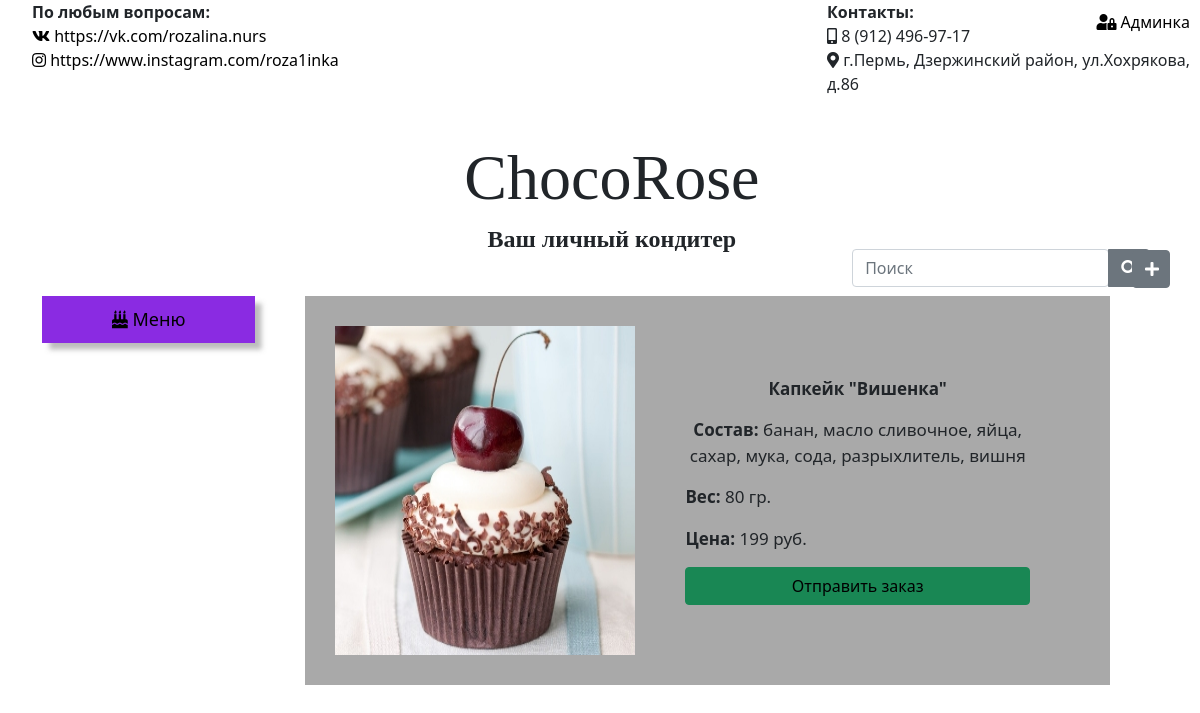
The page /bakery/7 on the database its author committed.
### bakeryapp/models.py (models this page shows, shortened)
class Bakery(models.Model):
    category=models.ForeignKey(BakeryCategory, on_delete=models.CASCADE, default=1, verbose_name="Kатегория выпечки")
    name=models.CharField(max_length=255, verbose_name="Название выпечки")
    text=models.TextField(max_length=255, verbose_name="Состав выпечки")
    weight=models.IntegerField(verbose_name="Вес выпечки")
    image=models.ImageField(verbose_name="Картинка выпечки", blank=True)
    price = models.IntegerField(verbose_name="Цена выпечки")
    class Meta:
        verbose_name = 'Конкретная выпечка'
        verbose_name_plural = 'Конкретные выпечки'

class BakeryCategory(models.Model):
    name = models.CharField(verbose_name="Категория выпечки", max_length=255)
    def __str__(self):
        return self.name
    class Meta:
        verbose_name = 'Категория выпечки'
        verbose_name_plural = 'Категория выпечки'

### bakeryapp/views.py (the view)
# urls.py: path('bakery/<int:pk>', views.BakeryDetailView.as_view(), name='bakery_detail'),
class BakeryDetailView (DetailView):
    model=Bakery
    template_name = 'details_view.html'
    context_object_name = 'bakery'

### bakeryapp/templates/details_view.html (shortened to what this page needs)
{% extends 'layout.html' %}
{% block content %}
 <div class="bakery-row">
     <div class="rows">
                <img class="div1" src="{{bakery.image.url}}">
            <div class="div2">
                <div>
                <p align="center"><b >{{bakery.category}} "{{bakery.name}}"</b></p>
                <p align="center"><b>Состав: </b> {{bakery.text}}</p>
                </div>
                <div>
                    <p><b>Вес: </b> {{bakery.weight}} гр.</p>
                    <p><b>Цена:</b> {{bakery.price}} руб.</p>
                </div>
                <button class="btn btn-success" type="submit"><a href="{% url 'bakery_order' %}">Отправить заказ</a></button>
            </div>
     </div>
</div>
{% endblock %}

### bakeryapp/static/bakeryapp/css/bakeryapp.css (style rules this page uses)
body { background: url("../img/bakery.jpg") no-repeat; margin: 0; height: 100%; background-size: cover; }
a { color: Black !important; text-decoration: none !important; }
.bakery-row { height: 600px; width: 100%; padding-right: 90px; margin-top:10px; }
.rows { display: flex; flex-direction: row; background-color: darkgray; padding: 30px; font-size: 17px; }
.div1 { width: 300px; }
.div2 { padding: 50px; width: 600px; display: flex; flex-direction: column; justify-content:space-between; }

### rows shown on the page
Bakery: image (picture), category "Капкейк", name "Вишенка", text "банан, масло сливочное, яйца, сахар, мука, сода, разрыхлитель, вишня", weight "80", price "199"
